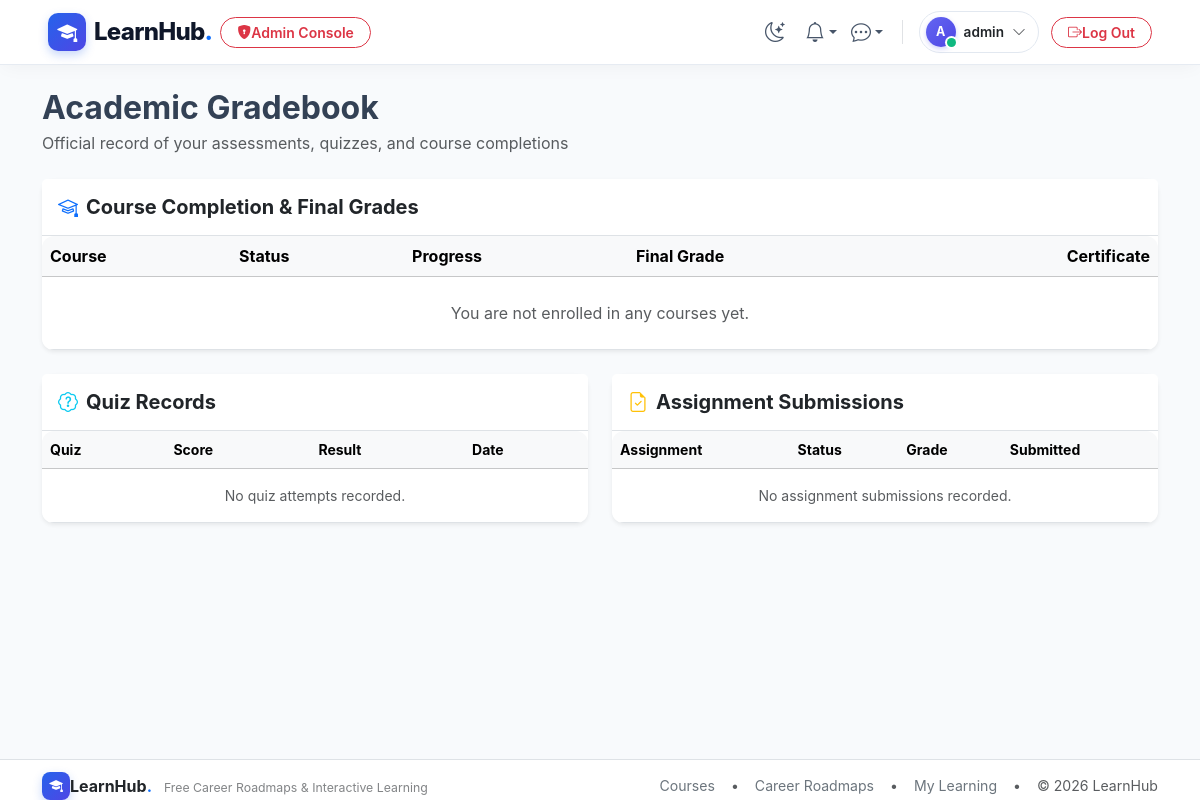
Page /assess/grades (signed in) on the earlier database version.
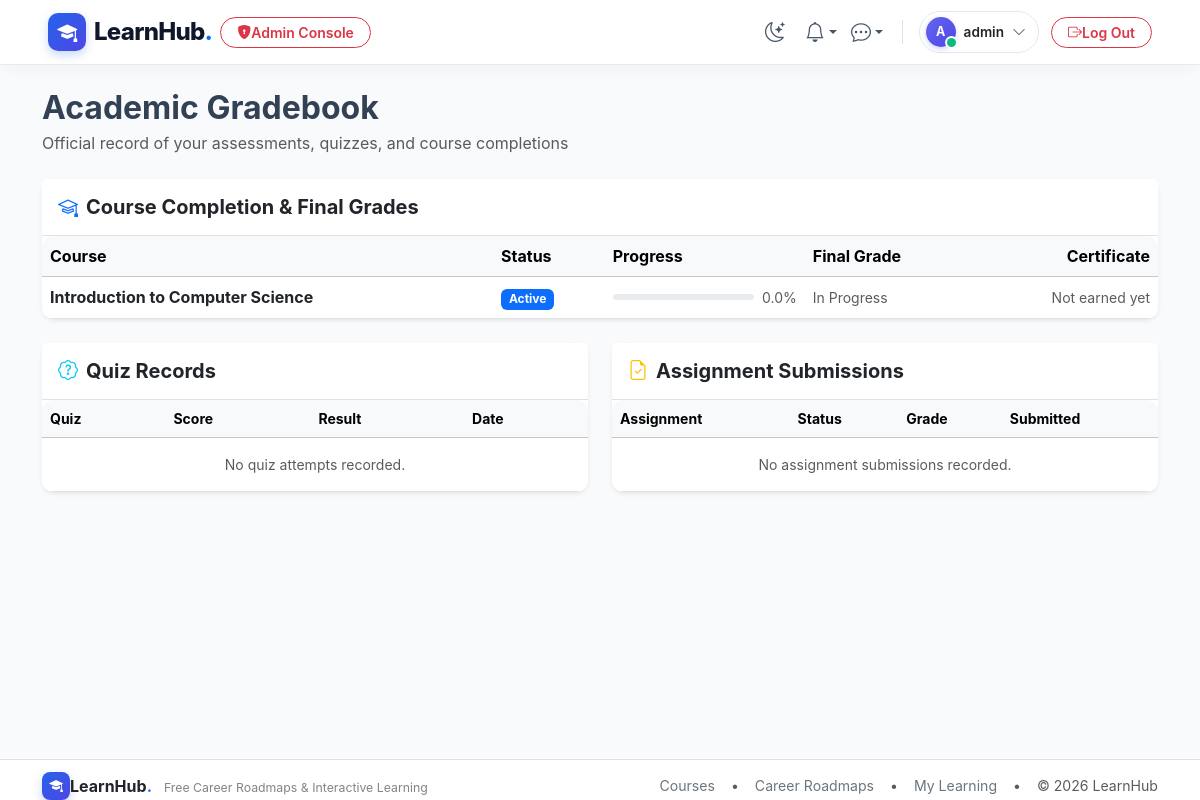
Same page on the later database version.
### app/models/content.py (models this page shows, shortened)
class Enrollment(db.Model):
    __tablename__ = 'enrollments'
    __table_args__ = (
        db.UniqueConstraint('user_id', 'course_id', name='uq_user_course_enrollment'),
        db.Index('idx_enrollment_user_course', 'user_id', 'course_id'),
        db.CheckConstraint('progress_pct >= 0 AND progress_pct <= 100', name='check_progress_pct_range'),
    )
    id = db.Column(db.Integer, primary_key=True)
    user_id = db.Column(db.Integer, db.ForeignKey('users.id', ondelete='CASCADE'), nullable=False)
    course_id = db.Column(db.Integer, db.ForeignKey('courses.id'), nullable=False)
    status = db.Column(db.String(20), default='active', nullable=False)  # active, completed, dropped
    enrolled_at = db.Column(db.DateTime, default=utcnow, nullable=False)
    completed_at = db.Column(db.DateTime, nullable=True)
    progress_pct = db.Column(db.Float, default=0.0, nullable=False)
    created_at = db.Column(db.DateTime, default=utcnow, nullable=False)
    user = db.relationship('User', back_populates='enrollments')
    course = db.relationship('Course', back_populates='enrollments')
    lesson_progresses = db.relationship('LessonProgress', back_populates='enrollment', cascade='all, delete-orphan', lazy='select')
    certificate = db.relationship('Certificate', back_populates='enrollment', uselist=False, cascade='all, delete-orphan')
    grades = db.relationship('Grade', back_populates='enrollment', cascade='all, delete-orphan', lazy='select')

### app/models/catalog.py (models this page shows, shortened)
class Course(db.Model):
    __tablename__ = 'courses'
    __table_args__ = (
        db.CheckConstraint('price >= 0', name='check_course_price_positive'),
    )
    id = db.Column(db.Integer, primary_key=True)
    title = db.Column(db.String(150), nullable=False)
    slug = db.Column(db.String(180), unique=True, nullable=False, index=True)
    description = db.Column(db.Text, nullable=False)
    price = db.Column(db.Float, default=0.0, nullable=False)
    level = db.Column(db.String(30), default='Beginner', nullable=False)  # Beginner, Intermediate, Advanced
    status = db.Column(db.String(20), default='draft', nullable=False, index=True)  # draft, published, archived
    department_id = db.Column(db.Integer, db.ForeignKey('departments.id'), nullable=True)
    category_id = db.Column(db.Integer, db.ForeignKey('categories.id'), nullable=True)
    created_by = db.Column(db.Integer, db.ForeignKey('users.id'), nullable=False)
    is_active = db.Column(db.Boolean, default=True, nullable=False)
    created_at = db.Column(db.DateTime, default=utcnow, nullable=False)
    department = db.relationship('Department', back_populates='courses', lazy='joined')
    category = db.relationship('Category', back_populates='courses', lazy='joined')
    creator = db.relationship('User', back_populates='created_courses', foreign_keys=[created_by], lazy='joined')
    tags = db.relationship('Tag', secondary='course_tags', back_populates='courses', lazy='selectin')
    prerequisites = db.relationship(
        'Course',
        secondary='course_prerequisites',
        primaryjoin='Course.id == CoursePrerequisite.course_id',
        secondaryjoin='Course.id == CoursePrerequisite.prerequisite_id',
        backref=db.backref('required_for', lazy='select'),
        lazy='selectin'
    )
    instructors = db.relationship('CourseInstructor', back_populates='course', cascade='all, delete-orphan', lazy='selectin')
    modules = db.relationship('Module', back_populates='course', cascade='all, delete-orphan', order_by='Module.position', lazy='select')
    announcements = db.relationship('Announcement', back_populates='course', cascade='all, delete-orphan', lazy='select', order_by='Announcement.created_at.desc()')
    quizzes = db.relationship('Quiz', back_populates='course', cascade='all, delete-orphan', lazy='select')
    assignments = db.relationship('Assignment', back_populates='course', cascade='all, delete-orphan', lazy='select')
    enrollments = db.relationship('Enrollment', back_populates='course', lazy='select')
    reviews = db.relationship('Review', back_populates='course', cascade='all, delete-orphan', lazy='select', order_by='Review.created_at.desc()')
    forum_threads = db.relationship('ForumThread', back_populates='course', cascade='all, delete-orphan', lazy='select')
    order_items = db.relationship('OrderItem', back_populates='course', lazy='select')
    wishlists = db.relationship('Wishlist', back_populates='course', cascade='all, delete-orphan', lazy='select')

### app/blueprints/assessments/routes.py (the view)
@assessments_bp.route('/grades')
@login_required
def student_grades():
    enrollments = Enrollment.query.filter_by(user_id=current_user.id).all()
    quiz_attempts = QuizAttempt.query.filter_by(user_id=current_user.id).order_by(QuizAttempt.created_at.desc()).all()
    submissions = Submission.query.filter_by(user_id=current_user.id).order_by(Submission.created_at.desc()).all()
    return render_template(
        'assessments/grades.html',
        enrollments=enrollments,
        quiz_attempts=quiz_attempts,
        submissions=submissions
    )

### app/models/users.py (called while the page is built)
    def has_role(self, role_name: str) -> bool:
        return bool(self.role and self.role.name.lower() == role_name.lower())

    @property
    def is_admin(self) -> bool:
        return self.has_role('admin')

    @property
    def is_instructor(self) -> bool:
        return self.has_role('instructor')

    @property
    def is_student(self) -> bool:
        return self.has_role('student')

### app/templates/assessments/grades.html (shortened to what the changed rows need)
{% extends 'base.html' %}
{% block content %}
<div class="container py-4">
  <h2 class="fw-bold mb-1">Academic Gradebook</h2>
  <div class="card shadow-sm border-0 mb-4">
    <div class="table-responsive">
      <table class="table table-hover align-middle mb-0">
        <thead class="table-light">
          <tr>
            <th>Course</th>
            <th>Status</th>
            <th>Progress</th>
            <th>Final Grade</th>
            <th class="text-end">Certificate</th>
          </tr>
        </thead>
        <tbody>
          {% for enroll in enrollments %}
            <tr>
              <td class="fw-bold">
                <a href="{{ url_for('learning.course_overview', course_id=enroll.course_id) }}" class="text-dark text-decoration-none">
                  {{ enroll.course.title }}
                </a>
              </td>
              <td>
                <span class="badge {% if enroll.status == 'completed' %}bg-success{% else %}bg-primary{% endif %} text-capitalize">
                  {{ enroll.status }}
                </span>
              </td>
              <td style="width: 200px;">
                <div class="d-flex align-items-center gap-2">
                  <div class="progress flex-grow-1" style="height: 6px;">
                  </div>
                  <span class="small text-muted">{{ enroll.progress_pct }}%</span>
                </div>
              </td>
              <td>
                {% set final_g = enroll.grades|selectattr('grade_type', 'equalto', 'final')|first %}
                {% if final_g %}
                  <span class="badge bg-success-subtle text-success fs-6">{{ final_g.score }}%</span>
                {% else %}
                  <span class="text-muted small">In Progress</span>
                {% endif %}
              </td>
              <td class="text-end">
                {% if enroll.certificate %}
                  <a href="{{ url_for('learning.view_certificate', code=enroll.certificate.code) }}" class="btn btn-sm btn-success py-0">
                    <i class="bi bi-award me-1"></i> View
                  </a>
                {% else %}
                  <span class="text-muted small">Not earned yet</span>
                {% endif %}
              </td>
            </tr>
          {% else %}
            <tr>
              <td colspan="5" class="text-center py-4 text-muted">You are not enrolled in any courses yet.</td>
            </tr>
          {% endfor %}
        </tbody>
      </table>
    </div>
  </div>
  <div class="row g-4">
    <div class="col-lg-6">
      <div class="card shadow-sm border-0 h-100">
        <div class="table-responsive">
          <table class="table table-hover align-middle mb-0 small">
            <thead class="table-light">
              <tr>
                <th>Quiz</th>
                <th>Score</th>
                <th>Result</th>
                <th>Date</th>
              </tr>
            </thead>
          </table>
        </div>
      </div>
    </div>
    <div class="col-lg-6">
      <div class="card shadow-sm border-0 h-100">
        <div class="table-responsive">
          <table class="table table-hover align-middle mb-0 small">
            <thead class="table-light">
              <tr>
                <th>Assignment</th>
                <th>Status</th>
                <th>Grade</th>
                <th>Submitted</th>
              </tr>
            </thead>
          </table>
        </div>
      </div>
    </div>
  </div>
</div>
{% endblock %}

Differences in the rows shown:
added Enrollment: course "Introduction to Computer Science", status "Active", progress_pct "0.0"
Other differences:
text no longer shown: "You are not enrolled in any courses yet."
